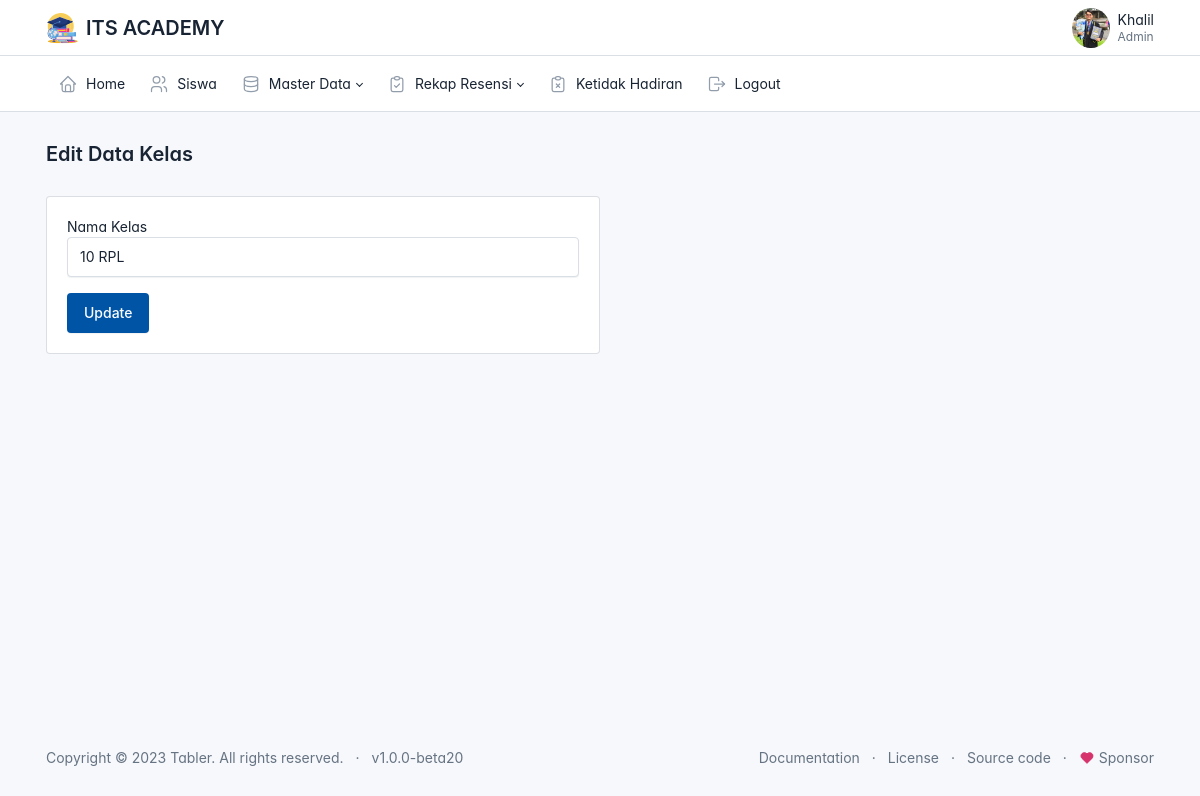
Screenshot of /admin/data_kelas/edit.php?id=10 (signed in) with the database file from the repository.
### tables this page shows
CREATE TABLE `user` (
  `id` int(11) NOT NULL,
  `id_pegawai` int(11) NOT NULL,
  `username` varchar(225) NOT NULL,
  `password` varchar(225) NOT NULL,
  `status` varchar(20) NOT NULL,
  `role` varchar(20) NOT NULL
);

CREATE TABLE `siswa` (
  `id` int(11) NOT NULL,
  `nisn` varchar(50) NOT NULL,
  `nama` varchar(225) NOT NULL,
  `jenis_kelamin` varchar(10) NOT NULL,
  `alamat` varchar(225) NOT NULL,
  `no_handphone` varchar(20) NOT NULL,
  `kelas` varchar(50) NOT NULL,
  `lokasi_presensi` varchar(50) NOT NULL,
  `foto` varchar(225) NOT NULL
);

CREATE TABLE `kelas` (
  `id` int(11) NOT NULL,
  `kelas` varchar(225) NOT NULL
);

### siswa/config.php (called while the page is built, shortened)
<?php
function base_url($url = null)
{
    $base_url = 'http://localhost/presensi';
    if($url != null){
        return $base_url . '/'.$url;
    }else{
        return $base_url;
    }
}
?>

### admin/data_kelas/edit.php (the view, shortened to what this page needs)
<?php
$judul = "Edit Data Kelas";
include ('../layout/header.php');
require_once('../../siswa/config.php');
$id = isset($_GET["id"]) ? $_GET["id"] : $_POST['id'];
$result = mysqli_query($connection, "SELECT * FROM kelas WHERE id=$id");
while($kelas = mysqli_fetch_array($result)){
    $nama_kelas = $kelas['kelas'];
}
?>
<div class="page-body">
    <div class="container-xl">
        <div class="card col-md-6">
            <div class="card-body">
                <form action="<?=base_url('admin/data_kelas/edit.php')?>" method="POST">
                    <div class="mb-3">
                        <label for="">Nama Kelas</label>
                        <input type="text" class="form-control" name="kelas" value="<?=$nama_kelas?>">
                    </div>
                    <button type="submit" name="update" class="btn btn-primary">Update</button>
                </form>
            </div>
        </div>
    </div>
</div>
<?php include('../layout/footer.php') ?>

### admin/layout/header.php (shortened to what this page needs)
<?php
global $judul;
require_once('../../siswa/config.php')
?>
<!doctype html>
<html lang="en">
<head>
    <link href="<?php echo base_url('asset/css/tabler.min.css?1692870487') ?>" rel="stylesheet" />
    <link href="<?php echo base_url('asset/css/tabler-vendors.min.css?1692870487')?>" rel="stylesheet" />
    <link href="<?php echo base_url('asset/css/demo.min.css?1692870487') ?>" rel="stylesheet" />
</head>
<body>
    <div class="page">
        <header class="navbar navbar-expand-md d-print-none">
            <div class="container-xl">
                <h1 class="navbar-brand navbar-brand-autodark d-none-navbar-horizontal pe-0 pe-md-3">
                    <a href=".">
                        <img src="<?php echo base_url('asset/img/ITS.svg')?>" width="110" height="32" alt="Tabler"
                            class="navbar-brand-image">
                    </a>
                    <span class="w-110 h-32 ">ITS ACADEMY</span>
                </h1>
                <div class="navbar-nav flex-row order-md-last">
                    <?php
                    $id = $_SESSION['id'];
                    $result = mysqli_query($connection,"SELECT user.id_pegawai,user.username,user.status,user.role, siswa. * FROM user JOIN siswa ON user.id_pegawai = siswa.id where siswa.id=$id");
                     ?>
                    <?php while($siswa = mysqli_fetch_array($result)) : ?>
                    <div class="nav-item dropdown">
                        <a href="#" class="nav-link d-flex lh-1 text-reset p-0" data-bs-toggle="dropdown"
                            aria-label="Open user menu">
                            <img class="avatar-sm" style="border-radius: 100%; width: 38px; "
                                src="<?= base_url('asset/img/foto_siswa/' .$siswa['foto']) ?> ">
                            <div class="d-none d-xl-block ps-2">
                                <div><?= $_SESSION['nama'] ?></div>
                                <div class="mt-1 small text-secondary"><?= $_SESSION['kelas']; ?></div>
                            </div>
                        </a>
                    </div>
                    <?php endwhile; ?>
                </div>
            </div>
        </header>
        <header class="navbar-expand-md">
            <div class="collapse navbar-collapse" id="navbar-menu">
                <div class="navbar">
                    <div class="container-xl">
                        <ul class="navbar-nav">
                            <li class="nav-item ">
                                <a class="nav-link" href="<?=base_url('admin/home/home.php')?>">
                                    <span class="nav-link-icon d-md-none d-lg-inline-block">
                                    </span>
                                    <span class="nav-link-title">
                                        Home
                                    </span>
                                </a>
                            </li>
                            <li class="nav-item ">
                                <a class="nav-link" href="<?=base_url('admin/data_siswa/siswa.php')?>">
                                    <span class="nav-link-icon d-md-none d-lg-inline-block">
                                    </span>
                                    <span class="nav-link-title">
                                        Siswa
                                    </span>
                                </a>
                            </li>
                            <li class="nav-item dropdown">
                                <a class="nav-link dropdown-toggle" href="#navbar-base" data-bs-toggle="dropdown"
                                    data-bs-auto-close="outside" role="button" aria-expanded="false">
                                    <span class="nav-link-icon d-md-none d-lg-inline-block">
                                    </span>
                                    <span class="nav-link-title">
                                        Master Data
                                    </span>
                                </a>
                            </li>
                            <li class="nav-item dropdown">
                                <a class="nav-link dropdown-toggle" href="#navbar-base" data-bs-toggle="dropdown"
                                    data-bs-auto-close="outside" role="button" aria-expanded="false">
                                    <span class="nav-link-icon d-md-none d-lg-inline-block">
                                    </span>
                                    <span class="nav-link-title">
                                        Rekap Resensi
                                    </span>
                                </a>
                            </li>
                            <li class="nav-item">
                                <a class="nav-link"
                                    href="<?=base_url('admin/data_ketidakhadiran/ketidakhadiran.php')?>">
                                    <span class="nav-link-icon d-md-none d-lg-inline-block">
                                    </span>
                                    <span class="nav-link-title">
                                        Ketidak Hadiran
                                    </span>
                                </a>
                            </li>
                            <li class="nav-item">
                                <a class="nav-link" href="<?= base_url('auth/logout.php') ?>">
                                    <span class="nav-link-icon d-md-none d-lg-inline-block">
                                    </span>
                                    <span class="nav-link-title">
                                        Logout
                                    </span>
                                </a>
                            </li>
                        </ul>
                    </div>
                </div>
            </div>
        </header>
        <div class="page-wrapper">
            <div class="page-header d-print-none">
                <div class="container-xl">
                    <div class="row g-2 align-items-center">
                        <div class="col">
                            <h2 class="page-title">
                                <?=$judul?>
                            </h2>
                        </div>
                    </div>
                </div>
            </div>

### admin/layout/header.php (style rules this page uses)
:root { --tblr-font-sans-serif: 'Inter Var', -apple-system, BlinkMacSystemFont, San Francisco, Segoe UI, Roboto, Helvetica Neue, sans-serif; }
body { font-feature-settings: "cv03", "cv04", "cv11"; }

### rows the page displays
user: id_pegawai.foto (picture)
kelas: kelas "10 RPL"

### other values shown
$judul "Edit Data Kelas"
